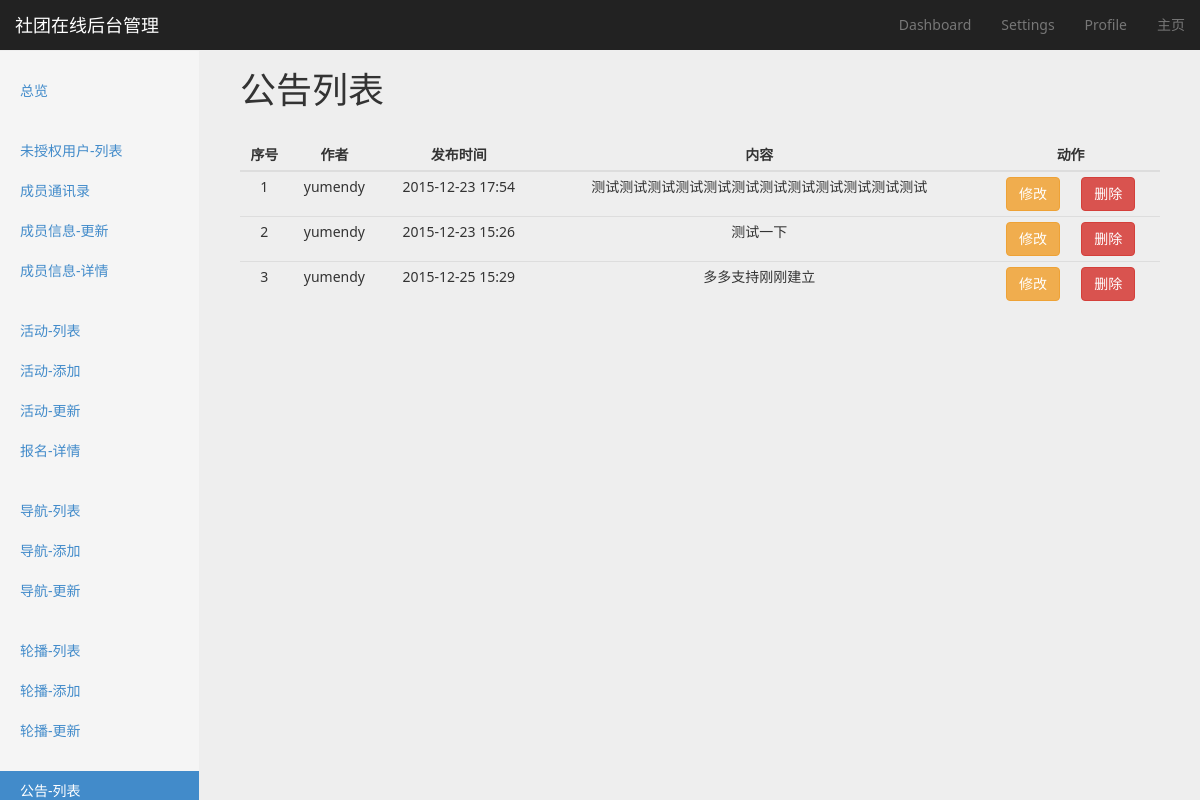
Screenshot of /announcement/list/ with the database file from the repository.
### announcement/models.py (models this page shows, shortened)
class Announcement(models.Model):
    content = models.TextField()
    author = models.ForeignKey(User)
    create_time = models.DateTimeField(auto_now=True)

### announcement/views.py (the view)
class AnnouncementListView(BaseMixin, ListView):
    model = Announcement
    context_object_name = 'announcement_list'
    def get_context_data(self, *args, **kwargs):
        context = super(AnnouncementListView, self).get_context_data(*args, **kwargs)
        context['active_page'] = 'announcement-list'
        return context

### utils/common_mixin.py (called while the page is built)
    def get_context_data(self, *args, **kwargs):
        context = super(BaseMixin, self).get_context_data(**kwargs)
        context['COMMUNITY_NAME'] = COMMUNITY_NAME
        context['COMMUNITY_DESCRIPTION'] = COMMUNITY_DESCRIPTION
        context['PAGE_NUMBER'] = PAGE_NUMBER
        return context

### templates/announcement/announcement_list.html (shortened to what this page needs)
{% extends 'website/backend/settings/settings_base.html' %}
{% block option-title %}
    公告列表
{% endblock %}
{% block content %}
    <div class="col-md-12">
        <table class="table table-hover table-responsive table-condensed dashboard-table">
            <thead>
                <tr>
                    <th>序号</th>
                    <th>作者</th>
                    <th>发布时间</th>
                    <th>内容</th>
                    <th>动作</th>
                </tr>
            </thead>
            <tbody>
                {% for item in announcement_list %}
                    <tr>
                        <td>{{ forloop.counter }}</td>
                        <td>{{ item.author }}</td>
                        <td>{{ item.create_time|date:"Y-m-d" }}&nbsp;{{ item.create_time|time:"H:i" }}</td>
                        <td>{{ item.content }}</td>
                        <td>
                            <a href="{% url 'announcement-update' item.pk %}" class="btn btn-warning" role="button">修改</a>
                            <button class="btn btn-danger" role="button" data-id="{{ item.id }}">删除</button>
                        </td>
                    </tr>
                {% endfor %}
            </tbody>
        </table>
    </div>
{% endblock %}

### website/static/css/main.css (style rules this page uses)
body { background-color: #eeeeee; font-family: "Segoe UI", "Microsoft YaHei UI", sans-serif, "Segoe MDL2 Assets", "Symbols"; }

### website/static/css/dashboard.css (style rules this page uses)
body { padding-top: 50px; }
.dashboard-table th { text-align: center; }

### rows the page displays
Announcement: author "yumendy", create_time "2015-12-23", create_time "17:54", content "测试测试测试测试测试测试测试测试测试测试测试测试"
Announcement: author "yumendy", create_time "2015-12-23", create_time "15:26", content "测试一下"
Announcement: author "yumendy", create_time "2015-12-25", create_time "15:29", content "多多支持刚刚建立"

### other values shown
{{ COMMUNITY_NAME }} "社团在线"
